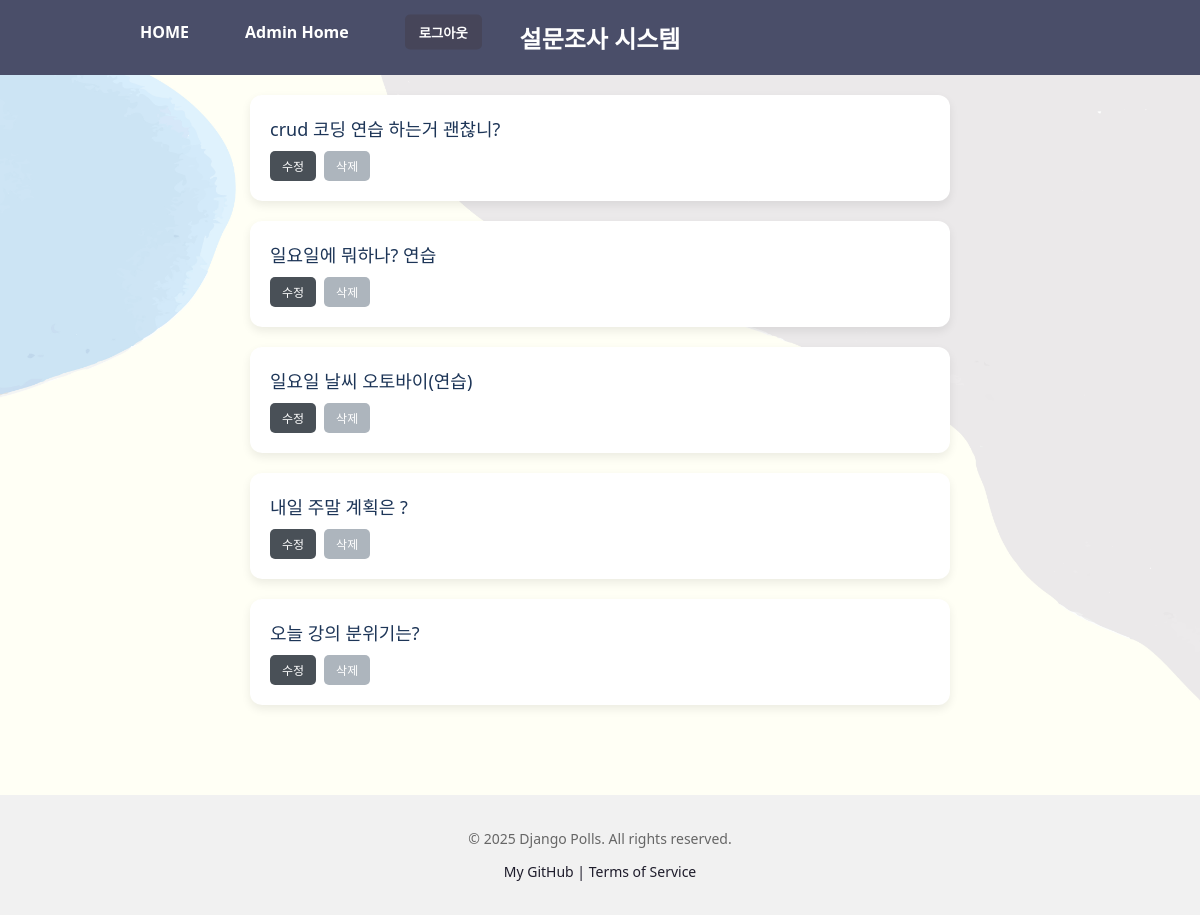
The page /polls/ (signed in) on the database its author committed.
### polls/models.py (models this page shows, shortened)
class Question(models.Model):
    question_text = models.CharField(max_length=200)
    pub_date = models.DateTimeField('date published')

### polls/views.py (the view)
# urls.py: path("", views.IndexView.as_view(), name="index"),
class IndexView(generic.ListView):
    template_name = "polls/index.html"
    context_object_name = "latest_question_list"
    def get_queryset(self):
        return Question.objects.filter(
            pub_date__lte=timezone.now()   # 👈 핵심
        ).order_by("-pub_date")[:5]

### templates/polls/index.html (shortened to what this page needs)
{% extends "polls/base.html" %} {% load static %}
{% block content %}
{% if latest_question_list %}
<ul class="question-list">
 {% for question in latest_question_list %}
 <li class="question-item">
  <div class="question-text">
   <a href="{% url 'polls:detail' question.id %}">{{ question.question_text }}</a>
  </div>
  <div class="question-actions">
   <a href="{% url 'polls:question_update' question.id %}" class="button update">수정</a>
   <a href="{% url 'polls:question_delete' question.id %}" class="button delete">삭제</a>
  </div>
 </li>
 {% endfor %}
</ul>
{% else %}
<p>No polls are available.</p>
{% endif %} {% endblock %}

### static/css/index.css (style rules this page uses)
body { background: url("../img/background.jpg") no-repeat top left; background-size: cover; font-family: 'Segoe UI', sans-serif; margin: 0; padding: 0; }
ul { list-style: none; padding: 0; margin: 0 auto; max-width: 700px; }
li { background-color: white; border-radius: 10px; margin-bottom: 12px; padding: 15px 20px; box-shadow: 0 2px 6px rgba(0, 0, 0, 0.1); transition: background-color 0.2s ease; }
a { text-decoration: none; font-size: 18px; color: #1d3557; }
.question-list { list-style: none; padding: 0; margin: 0 auto; max-width: 700px; }
.question-item { background-color: white; border-radius: 12px; margin-bottom: 20px; padding: 20px; box-shadow: 0 4px 10px rgba(0, 0, 0, 0.08); text-align: left; transition: box-shadow 0.2s ease; }
.question-text { font-size: 18px; font-weight: 500; color: #2c2c2c; margin-bottom: 10px; }
.question-actions { display: flex; gap: 8px; }
.button { padding: 6px 12px; border-radius: 5px; font-size: 12px; font-weight: 500; color: white; text-decoration: none; transition: all 0.2s ease-in-out; }
.button.update { background-color: #495057; }
.button.delete { background-color: #adb5bd; }

### rows shown on the page
Question: question_text "crud 코딩 연습 하는거 괜찮니?"
Question: question_text "일요일에 뭐하나? 연습"
Question: question_text "일요일 날씨 오토바이(연습)"
Question: question_text "내일 주말 계획은 ?"
Question: question_text "오늘 강의 분위기는?"
